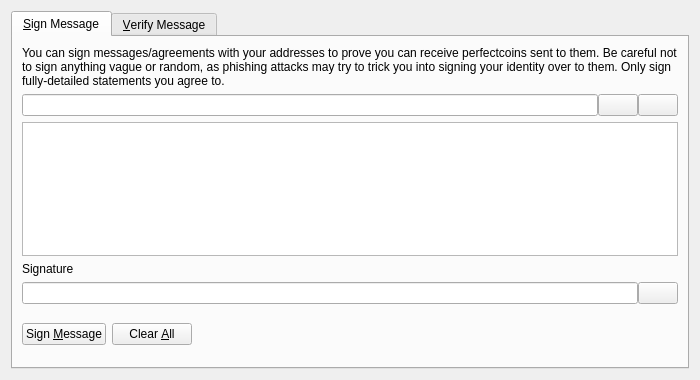
<?xml version="1.0" encoding="UTF-8"?>
<ui version="4.0">
 <class>SignVerifyMessageDialog</class>
 <widget class="QDialog" name="SignVerifyMessageDialog">
  <property name="geometry">
   <rect>
    <x>0</x>
    <y>0</y>
    <width>700</width>
    <height>380</height>
   </rect>
  </property>
  <property name="windowTitle">
   <string>Signatures - Sign / Verify a Message</string>
  </property>
  <property name="modal">
   <bool>true</bool>
  </property>
  <layout class="QVBoxLayout" name="verticalLayout">
   <item>
    <widget class="QTabWidget" name="tabWidget">
     <property name="currentIndex">
      <number>0</number>
     </property>
     <widget class="QWidget" name="tabSignMessage">
      <attribute name="title">
       <string>&amp;Sign Message</string>
      </attribute>
      <layout class="QVBoxLayout" name="verticalLayout_SM">
       <item>
        <widget class="QLabel" name="infoLabel_SM">
         <property name="text">
          <string>You can sign messages/agreements with your addresses to prove you can receive perfectcoins sent to them. Be careful not to sign anything vague or random, as phishing attacks may try to trick you into signing your identity over to them. Only sign fully-detailed statements you agree to.</string>
         </property>
         <property name="textFormat">
          <enum>Qt::PlainText</enum>
         </property>
         <property name="wordWrap">
          <bool>true</bool>
         </property>
        </widget>
       </item>
       <item>
        <layout class="QHBoxLayout" name="horizontalLayout_1_SM">
         <property name="spacing">
          <number>0</number>
         </property>
         <item>
          <widget class="QValidatedLineEdit" name="addressIn_SM">
           <property name="toolTip">
            <string>The Bitcoin address to sign the message with</string>
           </property>
          </widget>
         </item>
         <item>
          <widget class="QPushButton" name="addressBookButton_SM">
           <property name="toolTip">
            <string>Choose previously used address</string>
           </property>
           <property name="text">
            <string/>
           </property>
           <property name="icon">
            <iconset resource="../bitcoin.qrc">
             <normaloff>:/icons/address-book</normaloff>:/icons/address-book</iconset>
           </property>
           <property name="shortcut">
            <string>Alt+A</string>
           </property>
           <property name="autoDefault">
            <bool>false</bool>
           </property>
          </widget>
         </item>
         <item>
          <widget class="QPushButton" name="pasteButton_SM">
           <property name="toolTip">
            <string>Paste address from clipboard</string>
           </property>
           <property name="text">
            <string/>
           </property>
           <property name="icon">
            <iconset resource="../bitcoin.qrc">
             <normaloff>:/icons/editpaste</normaloff>:/icons/editpaste</iconset>
           </property>
           <property name="shortcut">
            <string>Alt+P</string>
           </property>
           <property name="autoDefault">
            <bool>false</bool>
           </property>
          </widget>
         </item>
        </layout>
       </item>
       <item>
        <widget class="QPlainTextEdit" name="messageIn_SM">
         <property name="toolTip">
          <string>Enter the message you want to sign here</string>
         </property>
        </widget>
       </item>
       <item>
        <widget class="QLabel" name="signatureLabel_SM">
         <property name="text">
          <string>Signature</string>
         </property>
         <property name="textFormat">
          <enum>Qt::PlainText</enum>
         </property>
        </widget>
       </item>
       <item>
        <layout class="QHBoxLayout" name="horizontalLayout_2_SM">
         <property name="spacing">
          <number>0</number>
         </property>
         <item>
          <widget class="QLineEdit" name="signatureOut_SM">
           <property name="font">
            <font>
             <italic>true</italic>
            </font>
           </property>
           <property name="readOnly">
            <bool>true</bool>
           </property>
          </widget>
         </item>
         <item>
          <widget class="QPushButton" name="copySignatureButton_SM">
           <property name="toolTip">
            <string>Copy the current signature to the system clipboard</string>
           </property>
           <property name="text">
            <string/>
           </property>
           <property name="icon">
            <iconset resource="../bitcoin.qrc">
             <normaloff>:/icons/editcopy</normaloff>:/icons/editcopy</iconset>
           </property>
           <property name="autoDefault">
            <bool>false</bool>
           </property>
          </widget>
         </item>
        </layout>
       </item>
       <item>
        <layout class="QHBoxLayout" name="horizontalLayout_3_SM">
         <item>
          <widget class="QPushButton" name="signMessageButton_SM">
           <property name="toolTip">
            <string>Sign the message to prove you own this Bitcoin address</string>
           </property>
           <property name="text">
            <string>Sign &amp;Message</string>
           </property>
           <property name="icon">
            <iconset resource="../bitcoin.qrc">
             <normaloff>:/icons/edit</normaloff>:/icons/edit</iconset>
           </property>
           <property name="autoDefault">
            <bool>false</bool>
           </property>
          </widget>
         </item>
         <item>
          <widget class="QPushButton" name="clearButton_SM">
           <property name="toolTip">
            <string>Reset all sign message fields</string>
           </property>
           <property name="text">
            <string>Clear &amp;All</string>
           </property>
           <property name="icon">
            <iconset resource="../bitcoin.qrc">
             <normaloff>:/icons/remove</normaloff>:/icons/remove</iconset>
           </property>
           <property name="autoDefault">
            <bool>false</bool>
           </property>
          </widget>
         </item>
         <item>
          <spacer name="horizontalSpacer_1_SM">
           <property name="orientation">
            <enum>Qt::Horizontal</enum>
           </property>
           <property name="sizeHint" stdset="0">
            <size>
             <width>40</width>
             <height>48</height>
            </size>
           </property>
          </spacer>
         </item>
         <item>
          <widget class="QLabel" name="statusLabel_SM">
           <property name="font">
            <font>
             <weight>75</weight>
             <bold>true</bold>
            </font>
           </property>
           <property name="text">
            <string/>
           </property>
           <property name="wordWrap">
            <bool>true</bool>
           </property>
          </widget>
         </item>
         <item>
          <spacer name="horizontalSpacer_2_SM">
           <property name="orientation">
            <enum>Qt::Horizontal</enum>
           </property>
           <property name="sizeHint" stdset="0">
            <size>
             <width>40</width>
             <height>48</height>
            </size>
           </property>
          </spacer>
         </item>
        </layout>
       </item>
      </layout>
     </widget>
     <widget class="QWidget" name="tabVerifyMessage">
      <attribute name="title">
       <string>&amp;Verify Message</string>
      </attribute>
      <layout class="QVBoxLayout" name="verticalLayout_VM">
       <item>
        <widget class="QLabel" name="infoLabel_VM">
         <property name="text">
          <string>Enter the receiver's address, message (ensure you copy line breaks, spaces, tabs, etc. exactly) and signature below to verify the message. Be careful not to read more into the signature than what is in the signed message itself, to avoid being tricked by a man-in-the-middle attack. Note that this only proves the signing party receives with the address, it cannot prove sendership of any transaction!</string>
         </property>
         <property name="textFormat">
          <enum>Qt::PlainText</enum>
         </property>
         <property name="alignment">
          <set>Qt::AlignLeading|Qt::AlignLeft|Qt::AlignTop</set>
         </property>
         <property name="wordWrap">
          <bool>true</bool>
         </property>
        </widget>
       </item>
       <item>
        <layout class="QHBoxLayout" name="horizontalLayout_1_VM">
         <property name="spacing">
          <number>0</number>
         </property>
         <item>
          <widget class="QValidatedLineEdit" name="addressIn_VM">
           <property name="toolTip">
            <string>The Bitcoin address the message was signed with</string>
           </property>
          </widget>
         </item>
         <item>
          <widget class="QPushButton" name="addressBookButton_VM">
           <property name="toolTip">
            <string>Choose previously used address</string>
           </property>
           <property name="text">
            <string/>
           </property>
           <property name="icon">
            <iconset resource="../bitcoin.qrc">
             <normaloff>:/icons/address-book</normaloff>:/icons/address-book</iconset>
           </property>
           <property name="shortcut">
            <string>Alt+A</string>
           </property>
           <property name="autoDefault">
            <bool>false</bool>
           </property>
          </widget>
         </item>
        </layout>
       </item>
       <item>
        <widget class="QPlainTextEdit" name="messageIn_VM"/>
       </item>
       <item>
        <widget class="QValidatedLineEdit" name="signatureIn_VM"/>
       </item>
       <item>
        <layout class="QHBoxLayout" name="horizontalLayout_2_VM">
         <item>
          <widget class="QPushButton" name="verifyMessageButton_VM">
           <property name="toolTip">
            <string>Verify the message to ensure it was signed with the specified Bitcoin address</string>
           </property>
           <property name="text">
            <string>Verify &amp;Message</string>
           </property>
           <property name="icon">
            <iconset resource="../bitcoin.qrc">
             <normaloff>:/icons/transaction_0</normaloff>:/icons/transaction_0</iconset>
           </property>
           <property name="autoDefault">
            <bool>false</bool>
           </property>
          </widget>
         </item>
         <item>
          <widget class="QPushButton" name="clearButton_VM">
           <property name="toolTip">
            <string>Reset all verify message fields</string>
           </property>
           <property name="text">
            <string>Clear &amp;All</string>
           </property>
           <property name="icon">
            <iconset resource="../bitcoin.qrc">
             <normaloff>:/icons/remove</normaloff>:/icons/remove</iconset>
           </property>
           <property name="autoDefault">
            <bool>false</bool>
           </property>
          </widget>
         </item>
         <item>
          <spacer name="horizontalSpacer_1_VM">
           <property name="orientation">
            <enum>Qt::Horizontal</enum>
           </property>
           <property name="sizeHint" stdset="0">
            <size>
             <width>40</width>
             <height>48</height>
            </size>
           </property>
          </spacer>
         </item>
         <item>
          <widget class="QLabel" name="statusLabel_VM">
           <property name="font">
            <font>
             <weight>75</weight>
             <bold>true</bold>
            </font>
           </property>
           <property name="text">
            <string/>
           </property>
           <property name="wordWrap">
            <bool>true</bool>
           </property>
          </widget>
         </item>
         <item>
          <spacer name="horizontalSpacer_2_VM">
           <property name="orientation">
            <enum>Qt::Horizontal</enum>
           </property>
           <property name="sizeHint" stdset="0">
            <size>
             <width>40</width>
             <height>48</height>
            </size>
           </property>
          </spacer>
         </item>
        </layout>
       </item>
      </layout>
     </widget>
    </widget>
   </item>
  </layout>
 </widget>
 <customwidgets>
  <customwidget>
   <class>QValidatedLineEdit</class>
   <extends>QLineEdit</extends>
   <header>qvalidatedlineedit.h</header>
  </customwidget>
 </customwidgets>
 <resources>
  <include location="../bitcoin.qrc"/>
 </resources>
 <connections/>
</ui>
